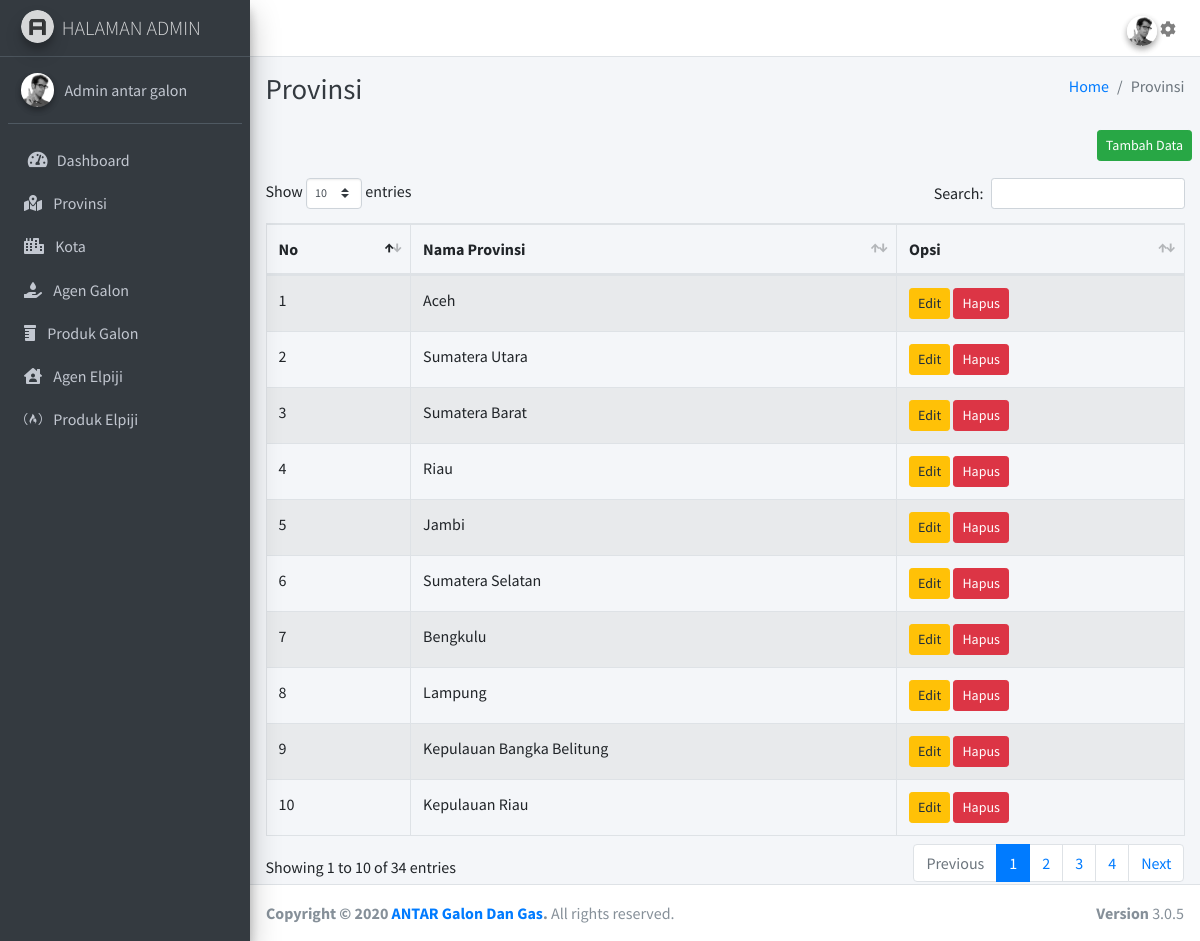
Screenshot of /pages/index.php?page=provinsi with the database file from the repository.
### tables this page shows
CREATE TABLE `provinsi` (
  `id` int(2) NOT NULL,
  `nama_provinsi` varchar(50) NOT NULL
);

### pages/provinsi/index.php (the view, shortened to what this page needs)
<?php
  include '../koneksi.php';
  $query = mysqli_query($koneksi, 'SELECT * FROM provinsi');
?>
<div class="content-header">
  <div class="container-fluid">
    <div class="row mb-2">
      <div class="col-sm-6">
        <h1 class="m-0 text-dark">Provinsi</h1>
      </div>
      <div class="col-sm-6">
        <ol class="breadcrumb float-sm-right">
          <li class="breadcrumb-item"><a href="#">Home</a></li>
          <li class="breadcrumb-item active">Provinsi</li>
        </ol>
      </div>
    </div>
  </div>
</div>
<section class="content">
  <button type="button" class="btn btn-success btn-sm float-right" data-toggle="modal" data-target="#modal-tambah">
    Tambah Data
  </button>
  <br>
  <br>
  <div class="container-fluid">
    <table id="example1" class="table table-bordered table-striped">
      <thead>
        <tr>
          <th>No</th>
          <th>Nama Provinsi</th>
          <th>Opsi</th>
        </tr>
      </thead>
      <tbody>
        <?php
          $no = 1;
          while ($provinsi = mysqli_fetch_array($query)) {
            if (mysqli_num_rows($query)) {
        ?>
        <tr>
          <td><?=$no++?></td>
          <td><?=$provinsi['nama_provinsi']?></td>
          <td>
            <button type="button" class="btn btn-warning btn-sm btn-edit" data-toggle="modal"
            data-target="#modal-edit" data-id="<?=$provinsi['id']?>"
            data-name="<?=$provinsi['nama_provinsi']?>">
              Edit
            </button>
            <button type="button" class="btn btn-danger btn-sm btn-edit" onclick="return deleteData(<?=$provinsi['id']?>)">
              Hapus
            </button>
          </td>
        </tr>
        <?php
          }else{
            echo '<tr colspan="3">Tidak ada Data</tr>';
          }
        }
        ?>
      </tbody>
    </table>
  </div>
</section>

### rows the page displays
provinsi: nama_provinsi "Aceh"
provinsi: nama_provinsi "Sumatera Utara"
provinsi: nama_provinsi "Sumatera Barat"
provinsi: nama_provinsi "Riau"
provinsi: nama_provinsi "Jambi"
provinsi: nama_provinsi "Sumatera Selatan"
provinsi: nama_provinsi "Bengkulu"
provinsi: nama_provinsi "Lampung"
provinsi: nama_provinsi "Kepulauan Bangka Belitung"
provinsi: nama_provinsi "Kepulauan Riau"
